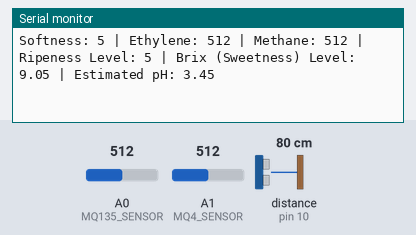
Simulated run of this sketch. Board: Arduino Uno, built with avr-gcc and run on an emulated ATmega328P. On the bench: the last lines printed to the serial monitor. Wiring (inferred from the names in the program): ultrasonic range finder: trigger pin 9; echo pin 10. The inputs (shaded band) are chosen by the test bench; at power-on: distance to the obstacle (sensor on pin 10) 80 cm, A0 (MQ135_SENSOR) = 512, A1 (MQ4_SENSOR) = 512. The echo pulse lasts 58.3 µs per cm.

Above: at 2.8 s.
2.9 s: distance to the obstacle (sensor on pin 10) set to 2 cm
At 4.9 s:
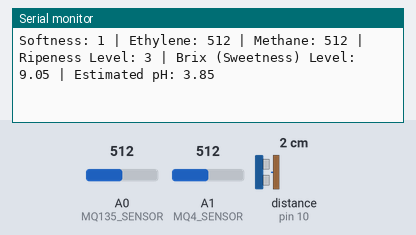
5.7 s: A0 (MQ135_SENSOR) set to 390
At 7.2 s:
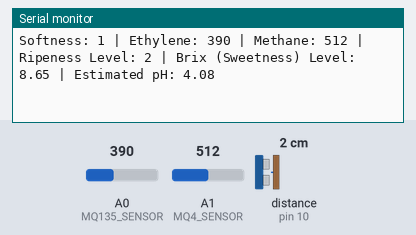
8.5 s: A1 (MQ4_SENSOR) set to 390
At 10.6 s:
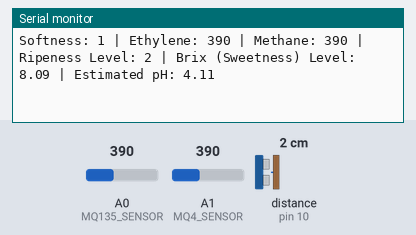
11.3 s: distance to the obstacle (sensor on pin 10) set to 4 cm
At 12.9 s:
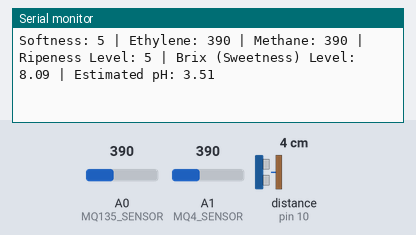
14.1 s: A0 (MQ135_SENSOR) set to 410
At 15.2 s:
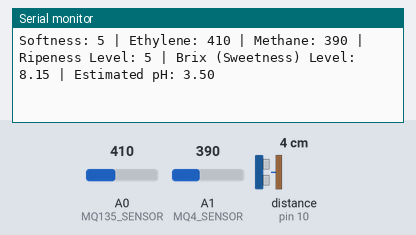
16.9 s: A1 (MQ4_SENSOR) set to 410
At 19.9 s:
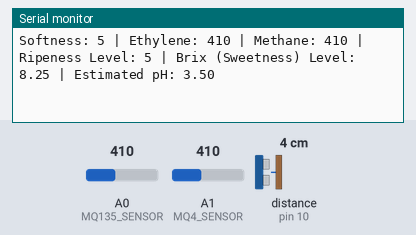
Timing chart, 0 to 20.7 s (numbered marks = the images above; inputs shaded):
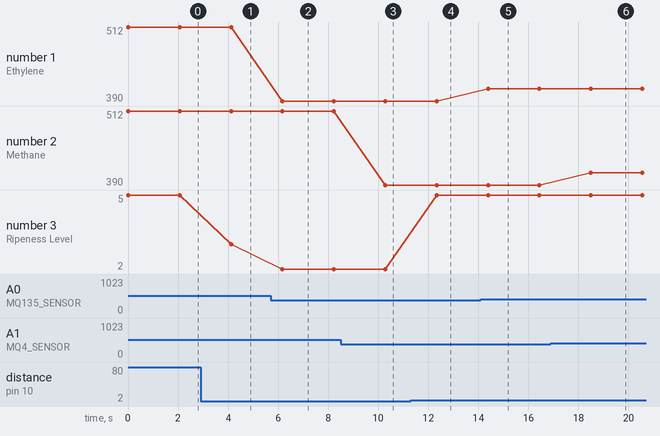

Measured:
- after the input at 2.9 s, the serial monitor: prints a new line after 1.2 s (image 1)
- after the input at 5.7 s, the serial monitor: prints a new line after 0.47 s (image 2)
- after the input at 8.5 s, the serial monitor: prints a new line after 1.8 s (image 3)
- after the input at 11.3 s, the serial monitor: prints a new line after 1.0 s (image 4)
- after the input at 14.1 s, the serial monitor: prints a new line after 0.29 s (image 5)
- after the input at 16.9 s, the serial monitor: prints a new line after 1.6 s (image 6)
- plotted number 1: 512 → 390 after the input at 5.7 s, 390 → 410 after the input at 14.1 s
- plotted number 3: 5 → 3 after the input at 2.9 s, 3 → 2 after the input at 5.7 s, 2 → 5 after the input at 11.3 s

The sketch:

all_sensors_v1.ino
```cpp
#define TRIG_PIN 9
#define ECHO_PIN 10
#define MQ4_SENSOR A1
#define MQ135_SENSOR A0

void setup() {
  Serial.begin(9600);
  pinMode(TRIG_PIN, OUTPUT);
  pinMode(ECHO_PIN, INPUT);
}

void loop() {
  int softness = getSoftness();
  int gasMethane = analogRead(MQ4_SENSOR);
  int gasEthylene = analogRead(MQ135_SENSOR);

  // Classify Ripeness (1-5) & Brix (5-16)
  int ripeness = classifyRipeness(softness, gasEthylene);
  float brix = calculateBrix(gasMethane, gasEthylene);
  float estimated_pH = estimatePH(ripeness, brix, gasEthylene);

  // Display Results
  Serial.print("Softness: "); Serial.print(softness);
  Serial.print(" | Ethylene: "); Serial.print(gasEthylene);
  Serial.print(" | Methane: "); Serial.print(gasMethane);
  Serial.print(" | Ripeness Level: "); Serial.print(ripeness);
  Serial.print(" | Brix (Sweetness) Level: "); Serial.print(brix, 2);
  Serial.print(" | Estimated pH: "); Serial.println(estimated_pH, 2);

  delay(2000);
}

int getSoftness() {
  digitalWrite(TRIG_PIN, LOW);
  delayMicroseconds(2);
  digitalWrite(TRIG_PIN, HIGH);
  delayMicroseconds(10);
  digitalWrite(TRIG_PIN, LOW);

  long duration = pulseIn(ECHO_PIN, HIGH, 30000);
  if (duration == 0) return 3;

  float distance = (duration / 2.0) * 0.0343;

  if (distance < 2.0) return 1;
  if (distance < 2.5) return 2;
  if (distance < 3.0) return 3;
  if (distance < 3.5) return 4;
  return 5;
}

int classifyRipeness(int softness, int ethylene) {
  if (ethylene > 800 || softness == 5) return 5; // Fully Ripe
  if (ethylene > 600 || softness == 4) return 4; // Almost Ripe
  if (ethylene > 400 || softness == 3) return 3; // Mid Ripe
  if (ethylene > 250 || softness == 2) return 2; // Slightly Ripe
  return 1; // Unripe
}

float calculateBrix(int methane, int ethylene) {
  float rawBrix = 5.0; // Base sweetness level

  rawBrix += (methane / 1200.0) * 5.5; // Methane influences sugar levels
  rawBrix += (ethylene / 1200.0) * 4.0; // Ethylene affects sugar accumulation

  return constrain(rawBrix, 5.0, 16.0); // Keep Brix in range
}

float estimatePH(int ripeness, float brix, int ethylene) {
  float estimated_pH = 4.5; // Base pH

  estimated_pH -= (ripeness - 1) * 0.2; // Riper fruits have lower pH
  estimated_pH -= (brix - 5) * 0.05; // Higher sugar reduces pH
  estimated_pH -= (ethylene / 1000.0) * 0.1; // Ethylene slightly lowers pH

  return constrain(estimated_pH, 3.0, 4.5);
}
```
